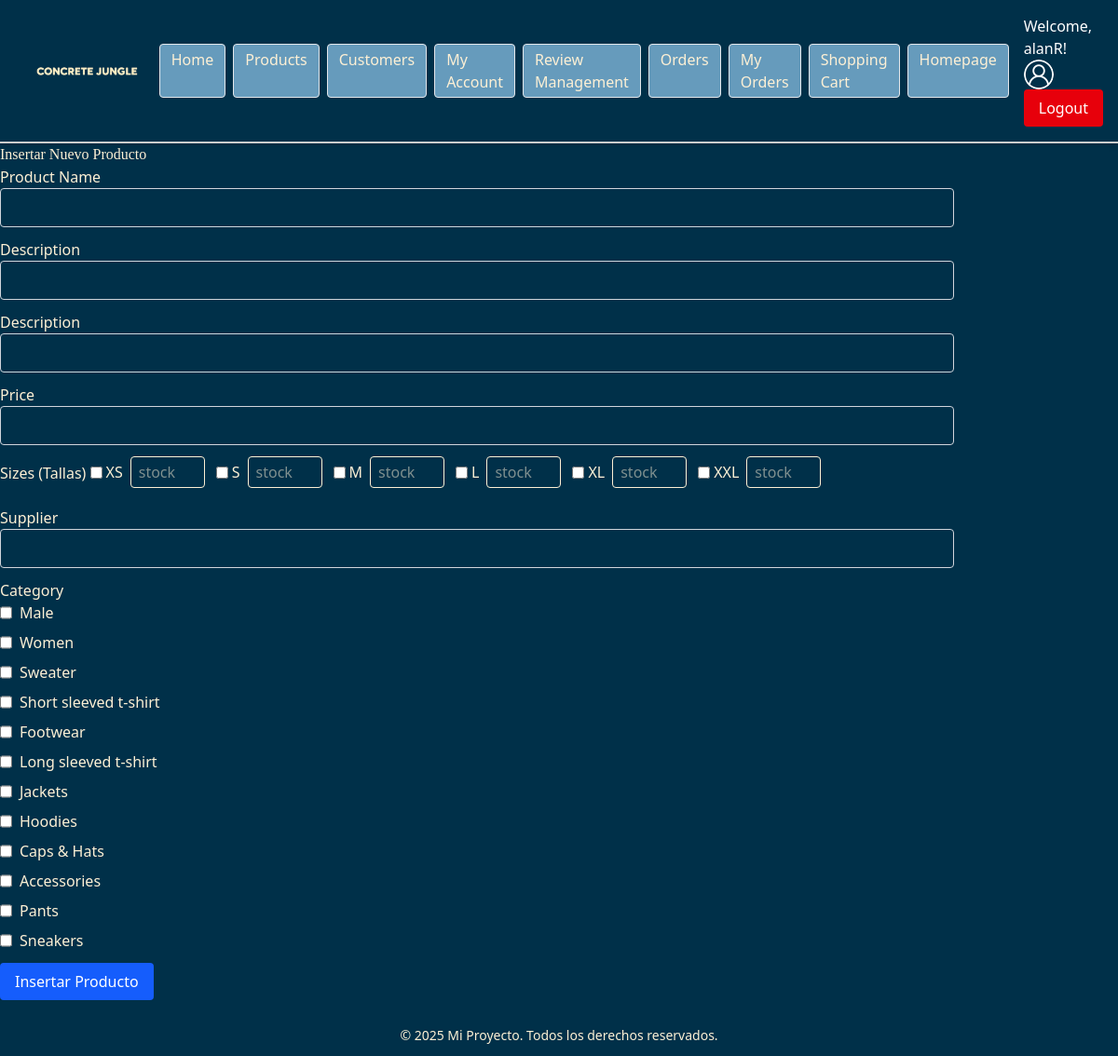
/backend/forms/products/form_product_insert.php (signed in), run on the app's committed database.
### tables this page shows
CREATE TABLE IF NOT EXISTS `024_category` (
  `category_id` int(11) NOT NULL AUTO_INCREMENT,
  `name` varchar(100) NOT NULL,
  `description` varchar(100) NOT NULL,
  PRIMARY KEY (`category_id`)
);

### backend/forms/products/form_product_insert.php (the view, shortened to what this page needs)
<?php include $_SERVER['DOCUMENT_ROOT'].'/student024/Shop/backend/includes/header.php';
?>
    <main class="container">
        <h2>Insertar Nuevo Producto</h2>
        <form method="GET" action="/student024/Shop/backend/db/products/db_product_insert.php">
            <div class="mb-3">
                <label for="product_name" class="form-label">Product Name</label>
                <input type="text" class="block w-full border border-gray-300 rounded px-3 py-2" id="product_name" name="product_name" required>
            </div>
            <div class="mb-3">
                <label for="description" class="form-label">Description</label>
                <input type="text" class="block w-full border border-gray-300 rounded px-3 py-2" id="description" name="description" required>
            </div>
            <div class="mb-3">
                <label for="long-description" class="form-label">Description</label>
                <input type="text" class="block w-full border border-gray-300 rounded px-3 py-2" id="long-description" name="long-description" required>
            </div>
            <div class="mb-3">
                <label for="price" class="form-label">Price</label>
                <input type="number" step="0.01" class="block w-full border border-gray-300 rounded px-3 py-2" id="price" name="price" required>
            </div>
            <div class="mb-3">
                <label for="tallas" class="form-label">Sizes (Tallas)</label>
                <?php
                    $all_sizes = ['XS', 'S', 'M', 'L', 'XL', 'XXL'];
                    foreach ($all_sizes as $size) {
                        echo "<div class='inline-flex items-center mr-3 mb-2'>";
                        echo "<label class='inline-flex items-center mr-2'><input type='checkbox' name='tallas[]' value='$size' class='mr-1'/>$size</label> ";
                        echo "<input type='number' min='0' name='tallas_stock[$size]' id='stock_$size' placeholder='stock' class='w-20 border rounded px-2 py-1'/>";
                        echo "</div>";
                    }
                ?>
            </div>
            <div class="mb-3">
                <label for="supplier" class="form-label">Supplier</label>
                <input type="text" class="block w-full border border-gray-300 rounded px-3 py-2" id="supplier" name="supplier" required>
            </div>
            <div class="mb-3">
                <label for="category" class="form-label">Category</label>
                <?php
                    include $_SERVER['DOCUMENT_ROOT'].'/student024/Shop/backend/config/db_connect.php';
                    $sql = "SELECT * FROM 024_category";
                    $result = mysqli_query($conn, $sql);
                    $categories = mysqli_fetch_all($result, MYSQLI_ASSOC);
                    foreach ($categories as $category) {
                        echo "<div class='flex gap-1 mr-4 mb-2'>";
                        echo "
                        <input type='checkbox' name='categories' class='mr-1 ' value='" . htmlspecialchars($category['category_id'], ENT_QUOTES, 'UTF-8') . "'>" . htmlspecialchars($category['name'], ENT_QUOTES, 'UTF-8') . "</input>";
                        echo "</div>";
                    }
                ?>
            </div>
            <button type="submit" class="px-4 py-2 bg-blue-600 text-white rounded hover:bg-blue-700">Insertar Producto</button>
        </form>
    </main>
<?php include $_SERVER['DOCUMENT_ROOT'].'/student024/Shop/backend/includes/footer.php'; ?>

### backend/includes/header.php (shortened to what this page needs)
<!DOCTYPE html>
<html>
    <head>
        <link rel="stylesheet" href="/student024/Shop/styles/css/output.css">
    </head>
    <body class="bg-azul-oscuro text-beige">
        <header class="header">
            <div class="flex items-center justify-between">
                <div class="flex items-center">
                    <img src="/student024/Shop/assets/logos/logo_sin_fondo_rectangular.png" alt="Logo" class="h-auto max-h-24 object-contain"/>
                </div>
                <nav class="flex items-center justify center">
                    <ul class="flex space-x-2 list-none p-0 m-0">
                        <li class="px-3 py-1 bg-azul-claro border border-gray-200 rounded"><a class="text-beige hover:underline" href="/student024/Shop/backend/index.php">Home</a></li>
                        <li class="px-3 py-1 bg-azul-claro border border-gray-200 rounded"><a class="text-beige hover:underline" href="/student024/Shop/backend/views/products.php">Products</a></li>
                        <?php if (isset($_SESSION['role']) && $_SESSION['role'] == 'admin') {  ?>
                            <li class="px-3 py-1 bg-azul-claro border border-gray-200 rounded"><a class="text-beige hover:underline" href="/student024/Shop/backend/views/customers.php">Customers</a></li>
                            <li class="px-3 py-1 bg-azul-claro border border-gray-200 rounded"><a class="text-beige hover:underline" href="/student024/Shop/backend/views/my_account.php">My Account</a></li>
                            <li class="px-3 py-1 bg-azul-claro border border-gray-200 rounded"><a class="text-beige hover:underline" href="/student024/Shop/backend/views/reviews.php">Review Management</a></li>
                            <li class="px-3 py-1 bg-azul-claro border border-gray-200 rounded"><a class="text-beige hover:underline" href="/student024/Shop/backend/views/orders.php">Orders</a></li>
                        <?php } else {  ?>
                            <li class="px-3 py-1 bg-azul-claro border border-gray-200 rounded"><a class="text-beige hover:underline" href="/student024/Shop/backend/views/my_account.php">My Account</a></li>
                        <?php } ?>
                        <li class="px-3 py-1 bg-azul-claro border border-gray-200 rounded"><a class="text-beige hover:underline" href="/student024/Shop/backend/views/my_orders.php">My Orders</a></li>
                        <li class="px-3 py-1 bg-azul-claro border border-gray-200 rounded"><a class="text-beige hover:underline" href="/student024/Shop/backend/views/shopping_cart.php">Shopping Cart</a></li>
                        <li class="px-3 py-1 bg-azul-claro border border-gray-200 rounded"><a class="text-beige hover:underline" href="/student024/Shop/index.html">Homepage</a></li>
                    </ul>
                    <div class="ml-4">
                        <?php if (isset($_SESSION['username'])){  ?>
                            <span class="mr-2 text-white">Welcome, <?php echo htmlspecialchars($_SESSION['username']); ?>!</span>
                            <img src="/student024/Shop/assets/avatars/avatar.png" alt="Avatar" class="inline-block h-8 w-8 rounded-full mr-2 object-cover">
                            <button class="px-4 py-2 bg-red-600 text-white rounded hover:bg-red-700" onclick="window.location.href='/student024/Shop/backend/login/logout.php';">Logout</button>
                        <?php } ?>
                    </div>
                </nav>
            </div>
        </header>

### backend/includes/footer.php (shortened to what this page needs)
<footer class="w-full bg-azul-oscuro p-3 mt-4 text-center">
    <p class="text-sm text-beige">&copy; 2025 Mi Proyecto. Todos los derechos reservados.</p>
</footer>
</body>
</html>

### backend/includes/header.php (style rules this page uses)
header { border-bottom: 2px solid #ccc; }

### data on the page
024_category: name "Male"
024_category: name "Women"
024_category: name "Sweater"
024_category: name "Short sleeved t-shirt"
024_category: name "Footwear"
024_category: name "Long sleeved t-shirt"
024_category: name "Jackets"
024_category: name "Hoodies"
024_category: name "Caps & Hats"
024_category: name "Accessories"
024_category: name "Pants"
024_category: name "Sneakers"

### other printed values
$_SESSION['username'] "alanR"
$size "XS"
$size "S"
$size "M"
$size "L"
$size "XL"
$size "XXL"
